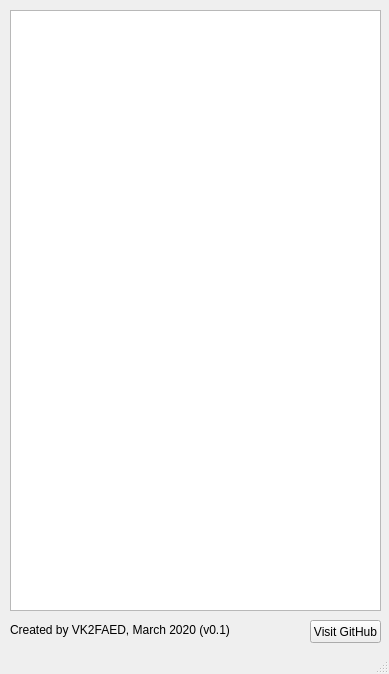
<?xml version="1.0" encoding="UTF-8"?>
<ui version="4.0">
 <class>MainWindow</class>
 <widget class="QMainWindow" name="MainWindow">
  <property name="geometry">
   <rect>
    <x>0</x>
    <y>0</y>
    <width>389</width>
    <height>674</height>
   </rect>
  </property>
  <property name="windowTitle">
   <string>Brandmeister KR Monitor</string>
  </property>
  <widget class="QWidget" name="centralwidget">
   <widget class="QLabel" name="label">
    <property name="geometry">
     <rect>
      <x>10</x>
      <y>620</y>
      <width>371</width>
      <height>20</height>
     </rect>
    </property>
    <property name="layoutDirection">
     <enum>Qt::LeftToRight</enum>
    </property>
    <property name="text">
     <string>Created by VK2FAED, March 2020 (v0.1)</string>
    </property>
    <property name="textInteractionFlags">
     <set>Qt::NoTextInteraction</set>
    </property>
   </widget>
   <widget class="QListWidget" name="statusListWidget">
    <property name="geometry">
     <rect>
      <x>10</x>
      <y>10</y>
      <width>371</width>
      <height>601</height>
     </rect>
    </property>
    <property name="selectionMode">
     <enum>QAbstractItemView::NoSelection</enum>
    </property>
    <property name="resizeMode">
     <enum>QListView::Adjust</enum>
    </property>
    <property name="selectionRectVisible">
     <bool>false</bool>
    </property>
   </widget>
   <widget class="QPushButton" name="githubButton">
    <property name="geometry">
     <rect>
      <x>310</x>
      <y>620</y>
      <width>71</width>
      <height>23</height>
     </rect>
    </property>
    <property name="text">
     <string>Visit GitHub</string>
    </property>
   </widget>
  </widget>
  <widget class="QStatusBar" name="statusbar"/>
  <widget class="QMenuBar" name="menubar">
   <property name="geometry">
    <rect>
     <x>0</x>
     <y>0</y>
     <width>389</width>
     <height>21</height>
    </rect>
   </property>
  </widget>
  <action name="actionVisit_GitHub_page">
   <property name="text">
    <string>Visit GitHub page</string>
   </property>
  </action>
  <action name="actionExit">
   <property name="text">
    <string>Exit</string>
   </property>
  </action>
 </widget>
 <resources/>
 <connections/>
</ui>
